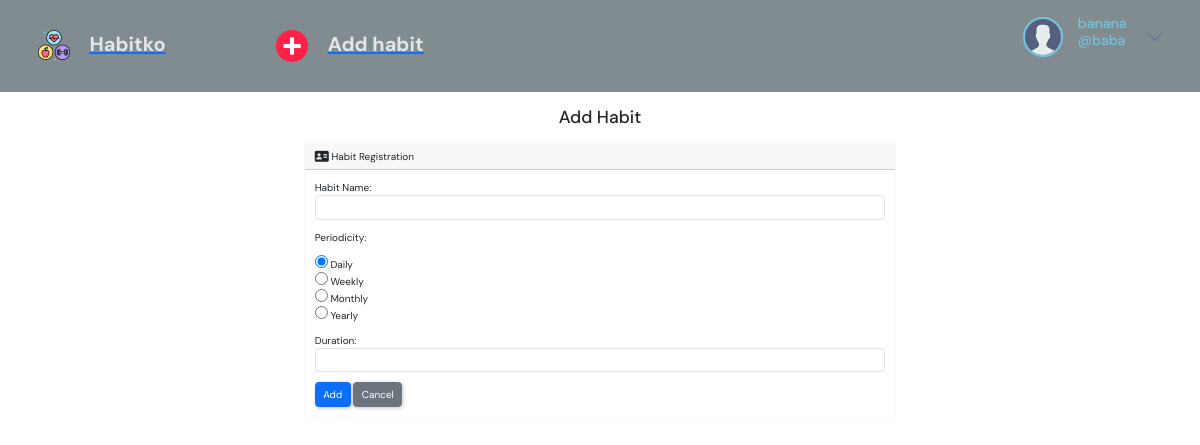
Screenshot of /add/ (signed in) with the database file from the repository.
### base/models.py (models this page shows)
class User(AbstractUser):
    name = models.CharField(max_length=200, null=True)
    email = models.EmailField(unique=True)
    avatar = models.ImageField(null=True, default="avatar.svg")

### base/views.py (the view)
# urls.py: path('add/', views.add, name='add'),
@login_required(login_url='login')
def add(request):
    if request.method == 'POST':
        form = HabitForm(request.POST)
        if form.is_valid():
            new_name = form.cleaned_data['name']
            new_periodicity = form.cleaned_data['periodicity']
            new_duration = form.cleaned_data['duration']
            new_habit = Habit(
                user=request.user,
                name=new_name,
                periodicity=new_periodicity,
                duration=new_duration
            )
            if (new_habit.periodicity == "Daily"):
                new_habit.streak_type = "day(s)"
            elif (new_habit.periodicity == "Weekly"):
                new_habit.streak_type = "week(s)"
            elif (new_habit.periodicity == "Monthly"):
                new_habit.streak_type = "month(s)"
            elif (new_habit.periodicity == "Yearly"):
                new_habit.streak_type = "year(s)"
            new_habit.save()
            return render(request, 'base/add.html', {
                'form': HabitForm(),
                'success': True
            })
    else:
        form = HabitForm()
    return render(request, 'base/add.html', {
        'form': HabitForm()
    })

### base/forms.py
class HabitForm(forms.ModelForm):
    class Meta:
        model = Habit
        fields = ['name', 'periodicity', 'duration']
        labels = {
            'name': 'Habit Name',
            'periodicity': 'Periodicity',
            'duration': 'Duration'
        }
        widgets = {
            'name': forms.TextInput(attrs={'class': 'form-control'}),
            'periodicity': forms.RadioSelect(),
            'duration': forms.TextInput(attrs={'class': 'form-control'})
        }

### base/templates/base/add.html (shortened to what this page needs)
{% extends 'main.html' %}
{% block content %}
    <h3 class="text-center m-4">Add Habit</h3>
    {% if success %}
        <div class="alert alert-success" role="alert">
            The new habit is added successfully.
            <a href="{% url 'home' %}" class="alert-link">Go to Home Page</a>
        </div>
    {% else %}
        <div class="row justify-content-center">
            <div class="col-6">
                <div class="card border-light mb-3">
                    <div class="card-header">
                         Habit Registration
                    </div>
                    <div class="card-body">
                        <form action="{% url 'add' %}" method="POST">
                            {{ form.as_p }}
                            <button type="submit" class="btn btn-primary">Add</button>
                            <a href="{% url 'home' %}" class="btn btn-secondary">Cancel</a>
                        </form>
                    </div>
                  </div>
            </div>
        </div>
    {% endif %}
{% endblock %}

### templates/navbar.html (shortened to what this page needs)
{% load static %}
<header class="header header--loggedIn">
    <div class="container">
      <a href="{% url 'home' %}" class="header__logo">
        <img src="{% static 'images/logo.png' %}" />
        <h1>Habitko</h1>
      </a>
      <div class="header">
        <a href="{% url 'add' %}" class="header__logo">
          <img src="{% static 'images/add.png' %}" />
          <h1>Add habit</h1>
        </a>
    </div>
      <nav class="header__menu">
        {% if request.user.is_authenticated %}
        <div class="header__user">
          <a href="{% url 'update-user' %}">
            <div class="avatar avatar--medium active">
             <img src="{{request.user.avatar.url}}" />
            </div>
            <p>
              <span>
                {{ request.user.name }}
              </span>
              <span>
                @{{ request.user.username }}
              </span>
            </p>
          </a>
          <button class="dropdown-button">
            <svg version="1.1" xmlns="http://www.w3.org/2000/svg" width="32" height="32" viewBox="0 0 32 32">
              <title>chevron-down</title>
              <path d="M16 21l-13-13h-3l16 16 16-16h-3l-13 13z"></path>
            </svg>
          </button>
        </div>
        {% else %}
        <a href="{% url 'login' %}">
        <img src="{% static 'images/avatar.svg' %}" />
          <p>Login</p>
        </a>
        {% endif %}
      </nav>
    </div>
  </header>

### static/styles/styles.css (style rules this page uses)
:root { --color-main: #71c6dd; --color-main-light: rgb(255, 255, 255); --color-dark: #818c90; --color-dark-medium: #15dbe9; --color-dark-light: #696d97; --color-light: #e5e5e5; --color-gray: #8b8b8b30; --color-light-gray: #c8af0c; --color-bg: #2d2d39; --color-success: #5dd693; --color-error: #fc4b0b; }
* { font-family: "DM Sans", -apple-system, BlinkMacSystemFont, "Segoe UI", Roboto, Oxygen, Ubuntu, Cantarell, "Open Sans", "Helvetica Neue", sans-serif; margin: 0; padding: 0; box-sizing: border-box; text-rendering: optimizeLegibility; font-size: inherit; }
html { font-size: 56.25%; }
@media only screen and (min-width: 1200px) { html { font-size: 62.5%; } }
body { line-height: 1.6; font-weight: 400; font-size: 1.5rem; color: var(--color-light-gray); background-color: var(--color-bg); min-height: 100vh; }
img { width: 100%; }
a { display: inline-block; color: var(--color-main); text-decoration: none; }
.container { max-width: 120rem; width: 90%; margin: auto; }
.btn { background-color: transparent; border: none; display: inline-flex; align-items: center; gap: 1rem; cursor: pointer; transition: all ease-in-out 0.3s; padding: 1rem 2rem; border-radius: 5px; box-shadow: 1px 1px 3px 1px rgba(0, 0, 0, 0.15); font-weight: 500; }
.avatar { position: relative; display: inline-block; border-radius: 50%; border: 2px solid var(--color-main); }
.avatar img { display: block; border-radius: 50%; object-fit: cover; object-position: center; }
.avatar::after { content: ""; display: block; position: absolute; background-color: var(--color-gray); z-index: 111; border-radius: 50%; border: 0.3rem solid var(--color-dark); }
.avatar.active::after { background-color: var(--color-success); }
.avatar.avatar--medium img { width: 3.6rem; height: 3.6rem; border-radius: 50%; }
.avatar.avatar--medium:after { width: 0.7rem; height: 0.7rem; bottom: 0px; right: -6px; }
.header { padding: 1.5rem; background-color: var(--color-dark); }
.header > .container { display: flex; gap: 9.5rem; }
.header__logo, .header__user { display: flex; gap: 2rem; align-items: center; }
.header__logo > img { height: 3.2rem; width: 3.2rem; }
.header__logo > h1 { font-weight: 700; font-size: 2rem; color: var(--color-light); }
.header__menu { margin-left: auto; position: relative; }
.header__menu a { display: flex; gap: 1.5rem; align-items: center; font-weight: 500; text-decoration: none; color: var(--color-gray); }
.header__menu img { height: 3.6rem; }
.header__menu p { line-height: 1.2; }
.header__menu span { color: var(--color-main); font-weight: 500; font-size: 1.4rem; display: block; }
.header__menu svg { width: 1.6rem; height: 1.6rem; fill: var(--color-dark-light); }
.dropdown-button { background: transparent; border: 0; outline: 0; cursor: pointer; }

### rows the page displays
User: user.avatar (placeholder picture), user.name "banana", user.username "baba"
